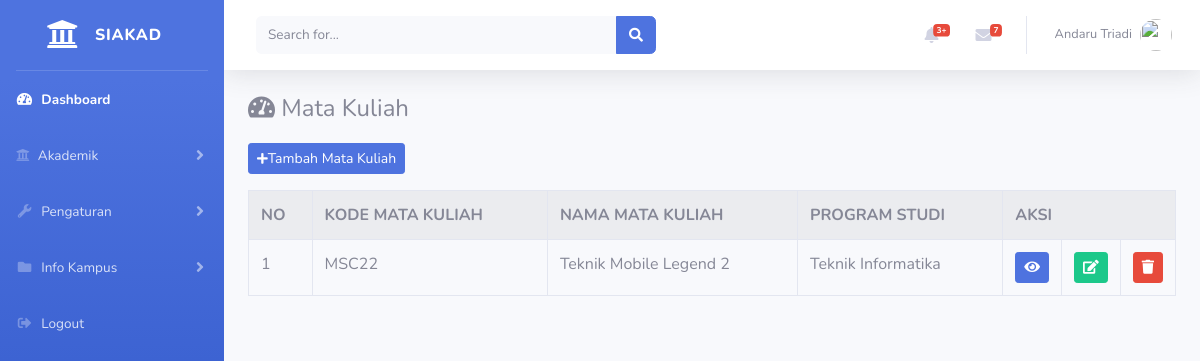
The page /index.php/administrator/matakuliah on the database as committed earlier.
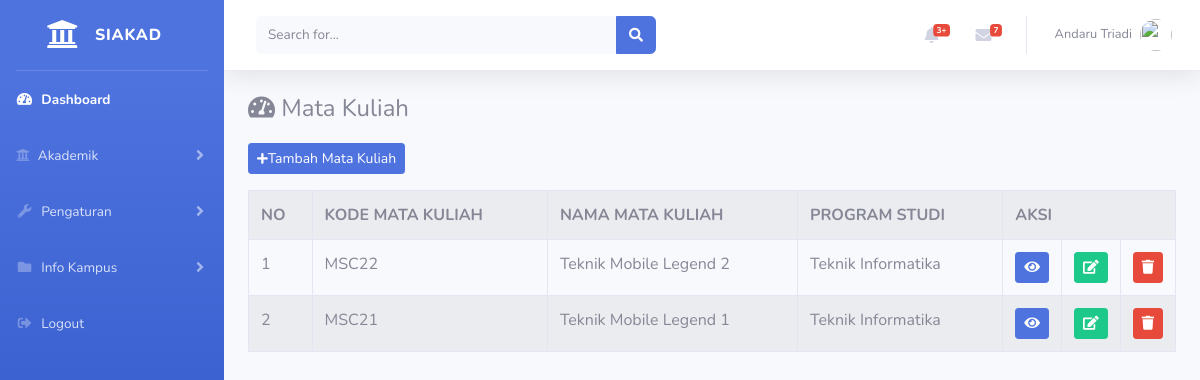
The same page on the database as committed later.
### tables this page shows
CREATE TABLE `matakuliah` (
  `id_matakuliah` int(11) NOT NULL,
  `kode_matakuliah` varchar(10) NOT NULL,
  `nama_matakuliah` varchar(100) NOT NULL,
  `sks` int(5) NOT NULL,
  `semester` int(10) NOT NULL,
  `nama_prodi` varchar(100) NOT NULL
);

### application/controllers/administrator/matakuliah.php (called while the page is built, shortened)
<?php
class Matakuliah extends CI_Controller{
	public function index(){
		$data['matakuliah'] = $this->matakuliah_model->tampil_data('matakuliah')->result();
		$this->load->view('templates_administrator/header');
		$this->load->view('templates_administrator/sidebar');
		$this->load->view('administrator/matakuliah', $data);
		$this->load->view('templates_administrator/footer');
	}
}

### index.php (called while the page is built, shortened)
<?php
require_once BASEPATH.'core/CodeIgniter.php';

### application/models/matakuliah_model.php (called while the page is built, shortened)
<?php
class Matakuliah_model extends CI_Model{
	public function tampil_data($table){
		return $this->db->get($table);
	}
}

### application/views/administrator/matakuliah.php (the view, shortened to what this page needs)
<div class="container-fluid">
	<h4>
        <i class="fas fa-tachometer-alt mb-3"></i> Mata Kuliah
    </h4>
    <a href="<?= base_url('administrator/matakuliah/tambah_matakuliah') ?>" class="btn btn-sm btn-primary mb-3"><i class="fas fa-sm fa-plus"></i>Tambah Mata Kuliah</a>
	<table class="table table-bordered table-striped table-hover">
		<tr>
			<th>NO</th>
			<th>KODE MATA KULIAH</th>
			<th>NAMA MATA KULIAH</th>
			<th>PROGRAM STUDI</th>
			<th colspan="3">AKSI</th>
		</tr>
		<?php
		$i = 1;
		foreach($matakuliah as $mth) : ?>
		<tr>
			<td><?= $i++ ?></td>
			<td><?= $mth->kode_matakuliah ?></td>
			<td><?= $mth->nama_matakuliah ?></td>
			<td><?= $mth->nama_prodi ?></td>
			<td width="20px">
    			<a href="<?= base_url('administrator/matakuliah/detail/').$mth->kode_matakuliah ?>" class="btn btn-sm btn-primary"><i class="fa fa-eye"></i></a>
    		</td>
			<td width="20px">
    			<a href="<?= base_url('administrator/matakuliah/update/').$mth->kode_matakuliah ?>" class="btn btn-sm btn-success"><i class="fa fa-edit"></i></a>
    		</td>
    		<td width="20px">
    			<a href="<?= base_url('administrator/matakuliah/delete/').$mth->kode_matakuliah ?>" class="btn btn-sm btn-danger"><i class="fa fa-trash"></i></a>
    		</td>
		</tr>
		<?php endforeach; ?>
	</table>
</div>

Rows that differ between the two databases and show on the page:
added matakuliah: kode_matakuliah "MSC21", nama_matakuliah "Teknik Mobile Legend 1", nama_prodi "Teknik Informatika"
